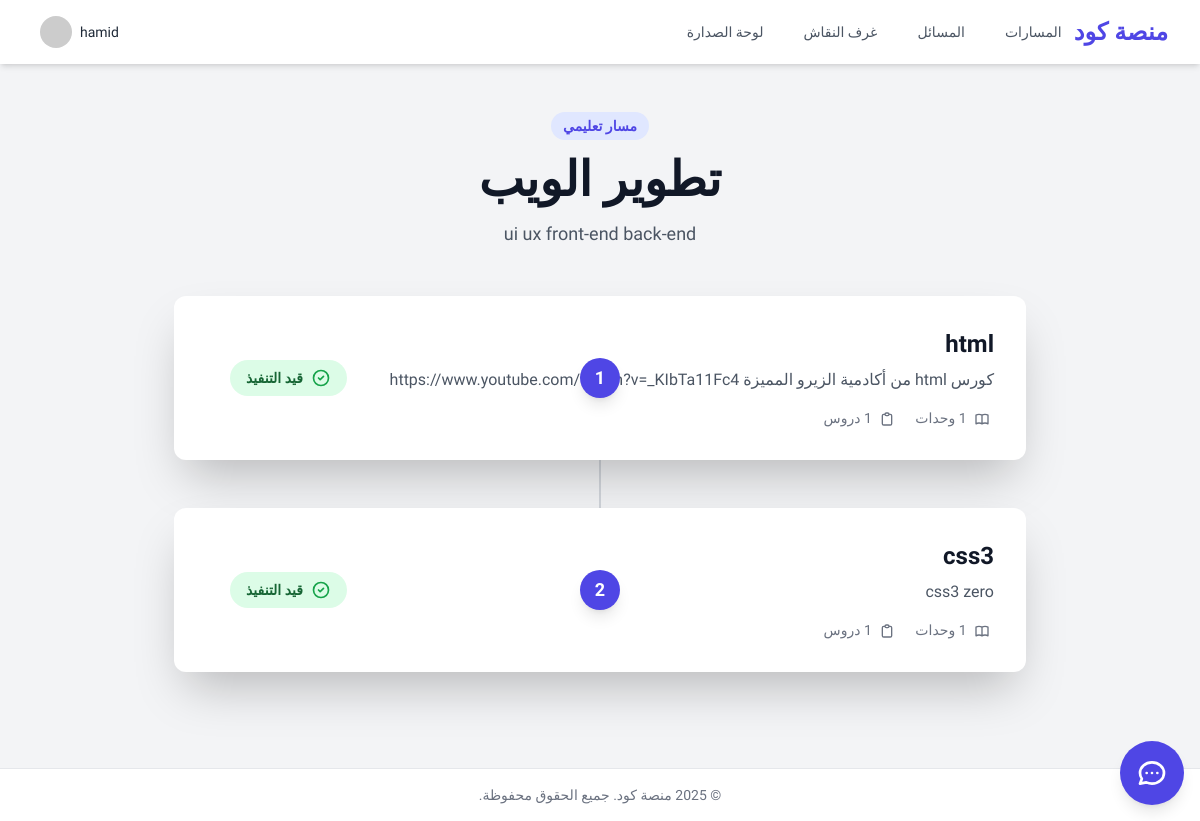
The page /courses/1/ (signed in) on the database as committed earlier.
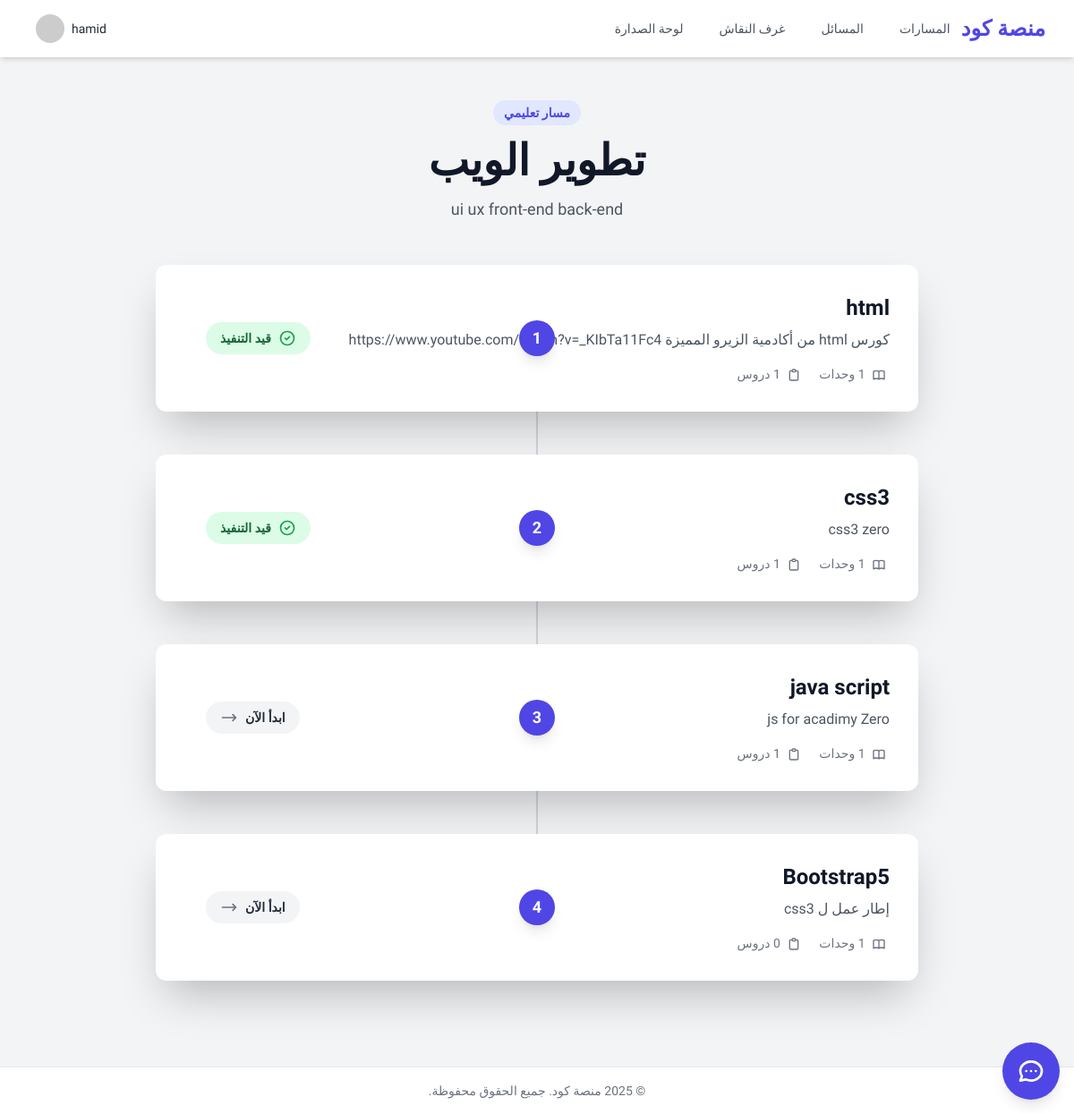
The same page on the database as committed later.
### courses/models.py (models this page shows, shortened)
class Course(models.Model):
    learning_path = models.ForeignKey(LearningPath, related_name='courses', on_delete=models.CASCADE, verbose_name="المسار التعليمي")
    title = models.CharField("عنوان الكورس", max_length=200)
    description = models.TextField("وصف الكورس")
    instructor = models.ForeignKey(settings.AUTH_USER_MODEL, on_delete=models.SET_NULL, null=True, blank=True, verbose_name="المعلم")
    order = models.PositiveIntegerField(default=0, db_index=True)
    class Meta:
        verbose_name = "كورس"
        verbose_name_plural = "الكورسات"
        ordering = ['order']
        unique_together = ('learning_path', 'title')

### courses/views.py (the view)
# urls.py: path('<int:pk>/', LearningPathDetailView.as_view(), name='path_detail'),
class LearningPathDetailView(DetailView):
    model = LearningPath
    template_name = 'courses/path_detail.html'
    context_object_name = 'path'
    pk_url_kwarg = 'pk'  # موحد لاستخدام 'pk' من الـ URL
    def get_queryset(self):
        queryset = super().get_queryset()
        return queryset.prefetch_related(
            Prefetch('courses', queryset=Course.objects.annotate(
                modules_count=Count('modules', distinct=True),
                total_lessons_count=Count('lessons', distinct=True)
            ))
        )
    def get_context_data(self, **kwargs):
        context = super().get_context_data(**kwargs)
        if self.request.user.is_authenticated:
            all_courses_in_path = self.object.courses.all()
            context['started_course_ids'] = set(
                StudentProgress.objects.filter(
                    student=self.request.user,
                    lesson__course__in=all_courses_in_path
                ).values_list('lesson__course_id', flat=True)
            )
        return context

### dashboard/templatetags/markdown_extras.py (called while the page is built)
@register.filter(name='markdownify') # استخدام name='markdownify' هو ممارسة جيدة
@stringfilter
def markdownify(value):
    extensions = [
        'fenced_code',  # لتفعيل كتل الكود باستخدام ```
        'codehilite',   # لتفعيل تلوين الصيغة داخل كتل الكود
        LinkTargetExtension(), # تفعيل الامتداد المخصص الذي أنشأناه
    ]
    html = markdown.markdown(value, extensions=extensions)
    return mark_safe(html)

    def extendMarkdown(self, md):
        md.treeprocessors.register(LinkTargetProcessor(md), 'link_target', 15)

    def run(self, root):
        for element in root.iter("a"):
            element.set("target", "_blank")
            element.set("rel", "noopener noreferrer")
        return root

### courses/templates/courses/path_detail.html (shortened to what the changed rows need)
{% extends "base.html" %}
{% load course_extras %}
{% block content %}
<div class="max-w-7xl mx-auto">
    <div class="text-center mb-12">
        <h1 class="text-4xl lg:text-5xl font-extrabold text-gray-900 dark:text-white">{{ path.title }}</h1>
    </div>
    <div class="relative">
        <div class="space-y-12">
            {% for course in path.courses.all %}
            <div class="relative flex items-center justify-center">
                <div class="absolute left-1/2 -ml-5 h-10 w-10 flex items-center justify-center bg-indigo-600 text-white rounded-full z-10 shadow-lg">
                    <span class="font-bold text-lg">{{ forloop.counter }}</span>
                </div>
                <div class="w-full lg:w-3/4 bg-white dark:bg-gray-800 rounded-xl shadow-2xl hover:shadow-indigo-500/20 transition-shadow duration-300">
                    <a href="{% url 'courses:course_detail' course.pk %}" class="block p-6 md:p-8">
                        <div class="flex flex-col md:flex-row md:items-center md:justify-between">
                            <div>
                                <h2 class="text-2xl font-bold text-gray-900 dark:text-white">{{ course.title }}</h2>
                                <p class="mt-2 text-gray-600 dark:text-gray-400">{{ course.description }}</p>
                                <div class="mt-4 flex items-center space-x-4 rtl:space-x-reverse text-sm text-gray-500 dark:text-gray-300">
                                    <span>
                                        {{ course.modules_count }} وحدات
                                    </span>
                                    <span>
                                        <svg class="inline-block w-4 h-4 mr-1 rtl:ml-1" fill="none" viewBox="0 0 24 24" stroke="currentColor"><path stroke-linecap="round" stroke-linejoin="round" stroke-width="2" d="M9 5H7a2 2 0 00-2 2v12a2 2 0 002 2h10a2 2 0 002-2V7a2 2 0 00-2-2h-2M9 5a2 2 0 002 2h2a2 2 0 002-2M9 5a2 2 0 012-2h2a2 2 0 012 2" /></svg>
                                        {{ course.total_lessons_count|default:0 }} دروس
                                    </span>
                                </div>
                            </div>
                            <div class="mt-6 md:mt-0 md:ml-6 rtl:md:mr-6 flex-shrink-0">
                                {% if course.pk in started_course_ids %}
                                <div class="flex items-center space-x-2 rtl:space-x-reverse px-4 py-2 bg-green-100 dark:bg-green-900/50 rounded-full">
                                    <svg class="w-5 h-5 text-green-600 dark:text-green-400" fill="none" viewBox="0 0 24 24" stroke="currentColor"><path stroke-linecap="round" stroke-linejoin="round" stroke-width="2" d="M9 12l2 2 4-4m6 2a9 9 0 11-18 0 9 9 0 0118 0z" /></svg>
                                    <span class="font-semibold text-green-800 dark:text-green-300 text-sm">قيد التنفيذ</span>
                                </div>
                                {% else %}
                                <div class="flex items-center space-x-2 rtl:space-x-reverse px-4 py-2 bg-gray-100 dark:bg-gray-700 rounded-full">
                                    <span class="font-semibold text-gray-800 dark:text-gray-300 text-sm">ابدأ الآن</span>
                                    <svg class="w-5 h-5 text-gray-500" fill="none" viewBox="0 0 24 24" stroke="currentColor"><path stroke-linecap="round" stroke-linejoin="round" stroke-width="2" d="M17 8l4 4m0 0l-4 4m4-4H3" /></svg>
                                </div>
                                {% endif %}
                            </div>
                        </div>
                    </a>
                </div>
            </div>
            {% empty %}
            <div class="relative text-center py-16 px-6 bg-white dark:bg-gray-800 rounded-lg shadow-md">...</div>
            {% endfor %}
        </div>
    </div>
</div>
{% endblock %}

Rows that differ between the two databases and show on the page:
added Course: title "java script", description "js for acadimy Zero", shows "ابدأ الآن"
added Course: title "Bootstrap5", description "إطار عمل ل css3", shows "ابدأ الآن"
